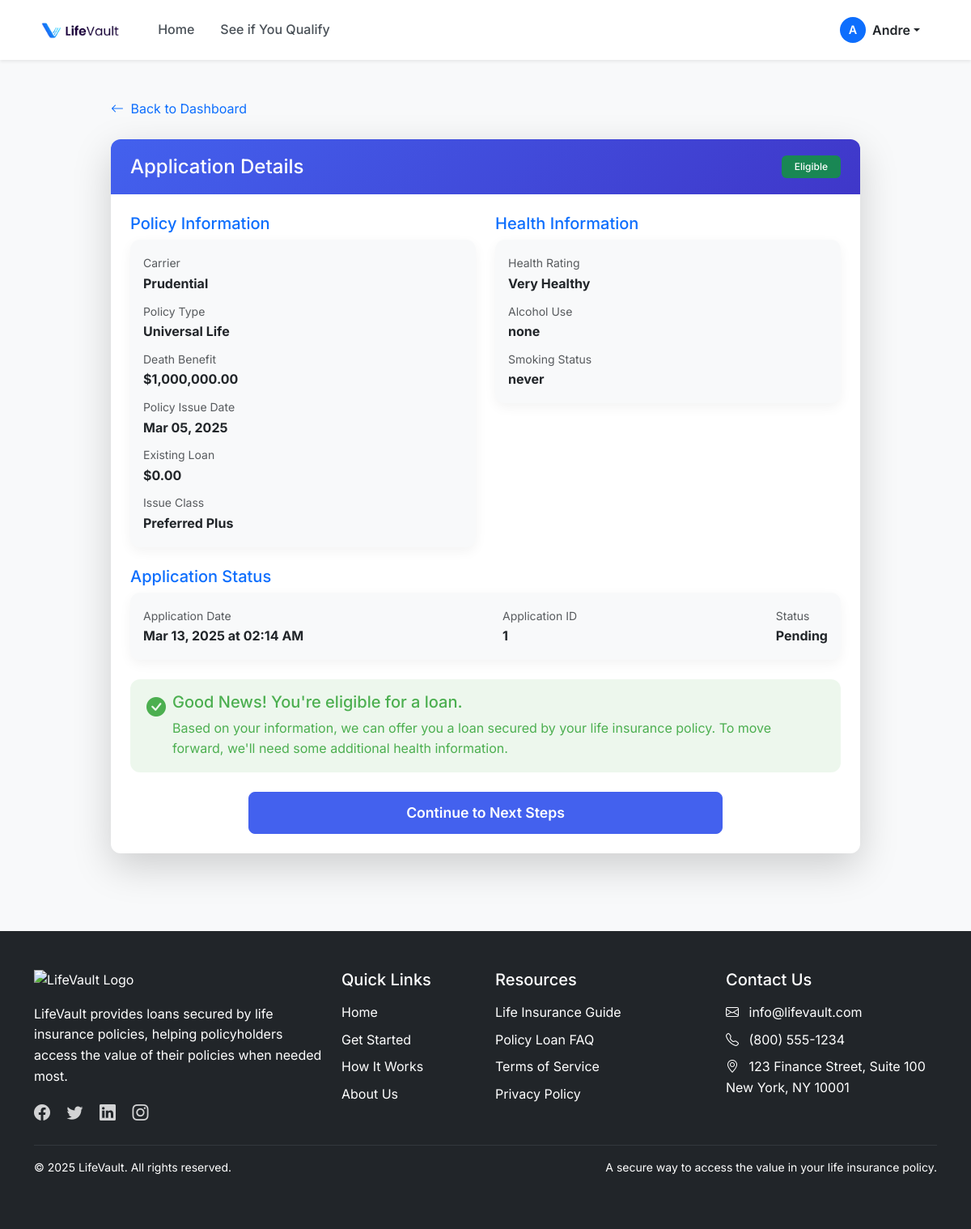
The page /application/1 (signed in) on the database its author committed.
### app.py (models this page shows)
class User(UserMixin, db.Model):
    id = db.Column(db.Integer, primary_key=True)
    email = db.Column(db.String(100), unique=True, nullable=False)
    password = db.Column(db.String(200), nullable=False)
    name = db.Column(db.String(100))
    role = db.Column(db.String(20), nullable=False)  # 'policyholder' or 'agent'
    created_at = db.Column(db.DateTime, default=datetime.utcnow)
    applications = db.relationship('Application', backref='user', lazy=True)
    agent_links = db.relationship('AgentLink', backref='agent', lazy=True)

class Application(db.Model):
    id = db.Column(db.Integer, primary_key=True)
    user_id = db.Column(db.Integer, db.ForeignKey('user.id'), nullable=False)
    insurance_carrier = db.Column(db.String(100))
    policy_type = db.Column(db.String(100))
    death_benefit = db.Column(db.Float)
    policy_issue_date = db.Column(db.Date)
    existing_loan = db.Column(db.Float, default=0)
    issue_class = db.Column(db.String(100))
    health_rating = db.Column(db.Integer)
    alcohol_use = db.Column(db.String(50))
    smoking_status = db.Column(db.String(50))
    eligible = db.Column(db.Boolean)
    status = db.Column(db.String(50), default='pending')  # pending, approved, rejected
    created_at = db.Column(db.DateTime, default=datetime.utcnow)
    updated_at = db.Column(db.DateTime, default=datetime.utcnow, onupdate=datetime.utcnow)

### app.py (the view)
@app.route('/application/<int:application_id>')
@login_required
def application_detail(application_id):
    application = Application.query.get_or_404(application_id)
    if application.user_id != current_user.id and current_user.role != 'admin':
        flash('You do not have permission to view this application.', 'danger')
        return redirect(url_for('policyholder_dashboard'))
    return render_template('application_detail.html', application=application)

### templates/application_detail.html (shortened to what this page needs)
{% extends 'base.html' %}
{% block content %}
<section class="py-5">
    <div class="container">
        <div class="row justify-content-center">
            <div class="col-lg-10">
                <div class="mb-4">
                    <a href="{{ url_for('policyholder_dashboard') }}" class="text-decoration-none">
                        <i class="bi bi-arrow-left me-1"></i> Back to Dashboard
                    </a>
                </div>
                <div class="card border-0 shadow-lg">
                    <div class="card-header bg-gradient-primary text-white d-flex justify-content-between align-items-center">
                        <h4 class="m-0">Application Details</h4>
                        <span class="badge {{ 'bg-success' if application.eligible else 'bg-warning text-dark' }} py-2 px-3">
                            {{ 'Eligible' if application.eligible else 'Review Needed' }}
                        </span>
                    </div>
                    <div class="card-body p-4">
                        <div class="row mb-4">
                            <div class="col-md-6">
                                <h5 class="text-primary">Policy Information</h5>
                                <div class="card border-0 bg-light p-3">
                                    <div class="mb-2">
                                        <span class="text-muted small">Carrier</span>
                                        <p class="mb-0 fw-bold">{{ application.insurance_carrier }}</p>
                                    </div>
                                    <div class="mb-2">
                                        <span class="text-muted small">Policy Type</span>
                                        <p class="mb-0 fw-bold">{{ application.policy_type }}</p>
                                    </div>
                                    <div class="mb-2">
                                        <span class="text-muted small">Death Benefit</span>
                                        <p class="mb-0 fw-bold">${{ "{:,.2f}".format(application.death_benefit) }}</p>
                                    </div>
                                    <div class="mb-2">
                                        <span class="text-muted small">Policy Issue Date</span>
                                        <p class="mb-0 fw-bold">{{ application.policy_issue_date.strftime('%b %d, %Y') }}</p>
                                    </div>
                                    <div class="mb-2">
                                        <span class="text-muted small">Existing Loan</span>
                                        <p class="mb-0 fw-bold">${{ "{:,.2f}".format(application.existing_loan) }}</p>
                                    </div>
                                    <div>
                                        <span class="text-muted small">Issue Class</span>
                                        <p class="mb-0 fw-bold">{{ application.issue_class }}</p>
                                    </div>
                                </div>
                            </div>
                            <div class="col-md-6">
                                <h5 class="text-primary">Health Information</h5>
                                <div class="card border-0 bg-light p-3">
                                    <div class="mb-2">
                                        <span class="text-muted small">Health Rating</span>
                                        <p class="mb-0 fw-bold">
                                            {% if application.health_rating == 1 %}
                                                Very Healthy
                                            {% elif application.health_rating == 2 %}
                                                Healthy
                                            {% elif application.health_rating == 3 %}
                                                Average
                                            {% elif application.health_rating == 4 %}
                                                Health Impaired
                                            {% endif %}
                                        </p>
                                    </div>
                                    <div class="mb-2">
                                        <span class="text-muted small">Alcohol Use</span>
                                        <p class="mb-0 fw-bold">{{ application.alcohol_use }}</p>
                                    </div>
                                    <div>
                                        <span class="text-muted small">Smoking Status</span>
                                        <p class="mb-0 fw-bold">{{ application.smoking_status }}</p>
                                    </div>
                                </div>
                            </div>
                        </div>
                        <div class="row">
                            <div class="col-12">
                                <h5 class="text-primary">Application Status</h5>
                                <div class="card border-0 bg-light p-3 mb-4">
                                    <div class="d-flex justify-content-between">
                                        <div>
                                            <span class="text-muted small">Application Date</span>
                                            <p class="mb-0 fw-bold">{{ application.created_at.strftime('%b %d, %Y at %I:%M %p') }}</p>
                                        </div>
                                        <div>
                                            <span class="text-muted small">Application ID</span>
                                            <p class="mb-0 fw-bold">{{ application.id }}</p>
                                        </div>
                                        <div>
                                            <span class="text-muted small">Status</span>
                                            <p class="mb-0 fw-bold">{{ application.status.capitalize() }}</p>
                                        </div>
                                    </div>
                                </div>
                                {% if application.eligible %}
                                    <div class="alert alert-success">
                                        <div class="d-flex">
                                            <i class="bi bi-check-circle-fill me-2 fs-4"></i>
                                            <div>
                                                <h5 class="alert-heading">Good News! You're eligible for a loan.</h5>
                                                <p class="mb-0">Based on your information, we can offer you a loan secured by your life insurance policy. To move forward, we'll need some additional health information.</p>
                                            </div>
                                        </div>
                                    </div>
                                    <div class="d-grid gap-2 col-md-8 mx-auto mt-4">
                                        <a href="{{ url_for('next_steps') }}" class="btn btn-primary btn-lg">Continue to Next Steps</a>
                                    </div>
                                {% endif %}
                            </div>
                        </div>
                    </div>
                </div>
            </div>
        </div>
    </div>
</section>
{% endblock %}

### templates/base.html (shortened to what this page needs)
<!DOCTYPE html>
<html lang="en">
<head>
    <link href="https://cdn.jsdelivr.net/npm/bootstrap@5.3.2/dist/css/bootstrap.min.css" rel="stylesheet">
    <link rel="stylesheet" href="https://cdn.jsdelivr.net/npm/bootstrap-icons@1.11.1/font/bootstrap-icons.css">
    <link rel="stylesheet" href="{{ url_for('static', filename='css/style.css') }}">
</head>
<body>
    <header class="shadow-sm sticky-top">
        <nav class="navbar navbar-expand-lg navbar-light bg-white">
            <div class="container">
                <a class="navbar-brand" href="{{ url_for('index') }}">
                    <img src="{{ url_for('static', filename='img/lifevault-logo.png') }}" alt="LifeVault Logo" height="40">
                </a>
                <div class="collapse navbar-collapse" id="navbarNav">
                    <ul class="navbar-nav me-auto">
                        <li class="nav-item">
                            <a class="nav-link" href="{{ url_for('index') }}">Home</a>
                        </li>
                        <li class="nav-item">
                            <a class="nav-link" href="{{ url_for('qualify') }}">See if You Qualify</a>
                        </li>
                    </ul>
                    <div class="d-flex align-items-center">
                        {% if current_user.is_authenticated %}
                            <div class="dropdown">
                                <button class="btn dropdown-toggle d-flex align-items-center" type="button" id="userDropdown" data-bs-toggle="dropdown" aria-expanded="false">
                                    <div class="avatar-sm me-2 bg-primary text-white">
                                        {{ current_user.name[:1] }}
                                    </div>
                                    <span>{{ current_user.name }}</span>
                                </button>
                            </div>
                        {% else %}
                            <a href="{{ url_for('login') }}" class="btn btn-outline-primary me-2">Log In</a>
                            <a href="{{ url_for('register') }}" class="btn btn-primary">Sign Up</a>
                        {% endif %}
                    </div>
                </div>
            </div>
        </nav>
    </header>
    <main>
        {% block content %}{% endblock %}
    </main>
    <footer class="bg-dark text-white py-5 mt-5">
        <div class="container">
            <div class="row g-4">
                <div class="col-lg-4">
                    <img src="{{ url_for('static', filename='img/lifevault-logo-white.png') }}" alt="LifeVault Logo" height="35" class="mb-3">
                    <p class="mb-3">LifeVault provides loans secured by life insurance policies, helping policyholders access the value of their policies when needed most.</p>
                    <div class="social-links">
                        <a href="#" class="text-white me-3"><i class="bi bi-facebook fs-5"></i></a>
                        <a href="#" class="text-white me-3"><i class="bi bi-twitter fs-5"></i></a>
                        <a href="#" class="text-white me-3"><i class="bi bi-linkedin fs-5"></i></a>
                        <a href="#" class="text-white"><i class="bi bi-instagram fs-5"></i></a>
                    </div>
                </div>
                <div class="col-lg-2">
                    <h5 class="mb-3">Quick Links</h5>
                    <ul class="list-unstyled">
                        <li class="mb-2"><a href="{{ url_for('index') }}" class="text-white text-decoration-none">Home</a></li>
                        <li class="mb-2"><a href="{{ url_for('qualify') }}" class="text-white text-decoration-none">Get Started</a></li>
                        <li class="mb-2"><a href="#" class="text-white text-decoration-none">How It Works</a></li>
                        <li class="mb-2"><a href="#" class="text-white text-decoration-none">About Us</a></li>
                    </ul>
                </div>
                <div class="col-lg-3">
                    <h5 class="mb-3">Resources</h5>
                    <ul class="list-unstyled">
                        <li class="mb-2"><a href="#" class="text-white text-decoration-none">Life Insurance Guide</a></li>
                        <li class="mb-2"><a href="#" class="text-white text-decoration-none">Policy Loan FAQ</a></li>
                        <li class="mb-2"><a href="#" class="text-white text-decoration-none">Terms of Service</a></li>
                        <li class="mb-2"><a href="#" class="text-white text-decoration-none">Privacy Policy</a></li>
                    </ul>
                </div>
                <div class="col-lg-3">
                    <h5 class="mb-3">Contact Us</h5>
                    <ul class="list-unstyled">
                        <li class="mb-2"><i class="bi bi-envelope me-2"></i> info@lifevault.com</li>
                        <li class="mb-2"><i class="bi bi-telephone me-2"></i> (800) 555-1234</li>
                        <li class="mb-2"><i class="bi bi-geo-alt me-2"></i> 123 Finance Street, Suite 100<br>New York, NY 10001</li>
                    </ul>
                </div>
            </div>
            <hr class="mt-4 mb-3 border-secondary">
            <div class="row">
                <div class="col-md-6">
                    <p class="small mb-md-0">&copy; 2025 LifeVault. All rights reserved.</p>
                </div>
                <div class="col-md-6 text-md-end">
                    <p class="small">A secure way to access the value in your life insurance policy.</p>
                </div>
            </div>
        </div>
    </footer>
</body>
</html>

### rows shown on the page
User: name "A", name "Andre"
Application: eligible "Eligible", insurance_carrier "Prudential", policy_type "Universal Life", death_benefit "1,000,000.00", policy_issue_date "Mar 05, 2025", existing_loan "0.00", issue_class "Preferred Plus", alcohol_use "none", smoking_status "never", created_at "Mar 13, 2025 at 02:14 AM", id "1", status "Pending"
